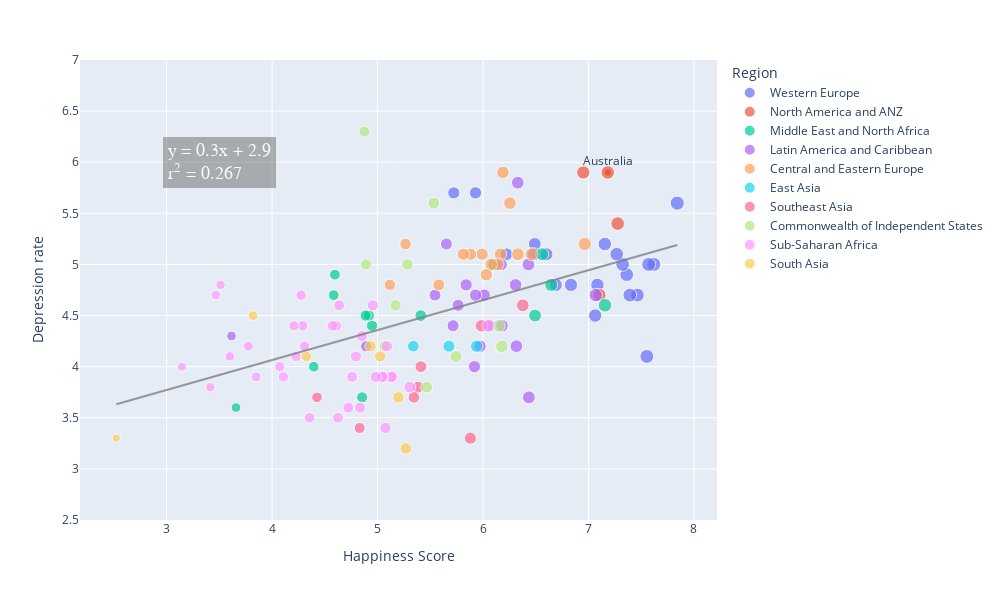

Notebook source saved alongside this figure:
### Markdown cell above
### Mental Health and Happiness
What is the influence of a country's happinesss on their rates of depression and anxiety?

### Code cell
# Country's Happiness and Mental Health

fig = px.scatter(mental_health_data, x="Happiness Score", y="Depression rate",  
                 hover_name="Country", color="Region", range_y=(2.5,7),
                 size="Happiness Score", size_max=10,
                 width=1000, height=600)
fig

# LINEAR REGRESSION
# Set the x and y params for linear regression calculation
y = mental_health_data["Depression rate"]
x = sm.add_constant(mental_health_data["Happiness Score"])

# Create the linear regression model and get values for regression line
model = sm.OLS(y, x, missing='drop')
results = model.fit()
reg_line = [(x*results.params[1])+results.params[0] for x in mental_health_data["Happiness Score"]]

# Create text for regression paramaters
alpha = round(results.params[0],1)
beta = round(results.params[1],1)
r_squared = round(results.rsquared, 3)
line1 = 'y = ' + str(beta) + 'x' + ' + ' + str(alpha)
line2 = 'r<sup>2</sup> = ' + str(r_squared)
summary = line1 + '<br>' + line2 

# add linear regression line for whole sample
fig.add_traces(go.Scatter(x=mental_health_data["Happiness Score"], y=reg_line,
                          mode = 'lines',
                          marker_color='gray',
                          name='Regression line',
                          opacity=0.8,
                          showlegend=False)
               )
# Add to the equation and r squared 
fig.add_annotation(x=3.5, y=6, xref="x", yref="y", text=summary,
                   font=dict(family="Courier New, monospace", size=18, color="#ffffff"),
                   showarrow=False, align="left",
                   borderwidth=2, borderpad=4, bgcolor="rgba(100,100,100, 0.6)",
                   opacity=0.8)

# Highlight Australia on the plot
data = mental_health_data[mental_health_data['Country'] == 'Australia']
fig.add_trace(go.Scatter(
    x=[data.iloc[0,2]],
    y=[data.iloc[0,3]],
    mode="markers+text",
    name="Australia",
    text=["Australia"],
    textposition="top center",
    showlegend=False
))

### Figure 1 — Plotly figure (JSON) as saved in the notebook; plotly's stock layout.template omitted (floating-point values rounded to 4 significant figures; data arrays with more than 128 entries replaced by an {"elided": "..."} marker saying what was removed)
{"data": [{"hovertemplate": "<b>%{hovertext}</b><br><br>Region=Western Europe<br>Happiness Score=%{marker.size}<br>Depression rate=%{y}<extra></extra>", "hovertext": ["Finland", "Denmark", "Switzerland", "Iceland", "Netherlands", "Norway", "Sweden", "Luxembourg", "Austria", "Germany", "Ireland", "United Kingdom", "Belgium", "France", "Malta", "Spain", "Italy", "Cyprus", "Portugal", "Greece", "North Cyprus"], "legendgroup": "Western Europe", "marker": {"color": "#636efa", "size": [7.842, 7.62, 7.571, 7.554, 7.464, 7.392, 7.363, 7.324, 7.268, 7.155, 7.085, 7.064, 6.834, 6.69, 6.602, 6.491, 6.483, 6.223, 5.929, 5.723, 5.536], "sizemode": "area", "sizeref": 0.07842, "symbol": "circle"}, "mode": "markers", "name": "Western Europe", "orientation": "v", "showlegend": true, "type": "scatter", "x": [7.842, 7.62, 7.571, 7.554, 7.464, 7.392, 7.363, 7.324, 7.268, 7.155, 7.085, 7.064, 6.834, 6.69, 6.602, 6.491, 6.483, 6.223, 5.929, 5.723, 5.536], "xaxis": "x", "y": [5.6, 5, 5, 4.1, 4.7, 4.7, 4.9, 5, 5.1, 5.2, 4.8, 4.5, 4.8, 4.8, 5.1, 5.2, 5.1, 5.1, 5.7, 5.7, null], "yaxis": "y"}, {"hovertemplate": "<b>%{hovertext}</b><br><br>Region=North America and ANZ<br>Happiness Score=%{marker.size}<br>Depression rate=%{y}<extra></extra>", "hovertext": ["New Zealand", "Australia", "Canada", "United States"], "legendgroup": "North America and ANZ", "marker": {"color": "#EF553B", "size": [7.277, 7.183, 7.103, 6.951], "sizemode": "area", "sizeref": 0.07842, "symbol": "circle"}, "mode": "markers", "name": "North America and ANZ", "orientation": "v", "showlegend": true, "type": "scatter", "x": [7.277, 7.183, 7.103, 6.951], "xaxis": "x", "y": [5.4, 5.9, 4.7, 5.9], "yaxis": "y"}, {"hovertemplate": "<b>%{hovertext}</b><br><br>Region=Middle East and North Africa<br>Happiness Score=%{marker.size}<br>Depression rate=%{y}<extra></extra>", "hovertext": ["Israel", "Bahrain", "United Arab Emirates", "Saudi Arabia", "Kuwait", "Libya", "Turkey", "Morocco", "Algeria", "Iraq", "Iran", "Tunisia", "Lebanon", "Palestinian Territories", "Jordan", "Egypt", "Yemen"], "legendgroup": "Middle East and North Africa", "marker": {"color": "#00cc96", "size": [7.157, 6.647, 6.561, 6.494, 6.106, 5.41, 4.948, 4.918, 4.887, 4.854, 4.721, 4.596, 4.584, 4.517, 4.395, 4.283, 3.658], "sizemode": "area", "sizeref": 0.07842, "symbol": "circle"}, "mode": "markers", "name": "Middle East and North Africa", "orientation": "v", "showlegend": true, "type": "scatter", "x": [7.157, 6.647, 6.561, 6.494, 6.106, 5.41, 4.948, 4.918, 4.887, 4.854, 4.721, 4.596, 4.584, 4.517, 4.395, 4.283, 3.658], "xaxis": "x", "y": [4.6, 4.8, 5.1, 4.5, 5, 4.5, 4.4, 4.5, 4.5, 3.7, null, 4.9, 4.7, null, 4, null, 3.6], "yaxis": "y"}, {"hovertemplate": "<b>%{hovertext}</b><br><br>Region=Latin America and Caribbean<br>Happiness Score=%{marker.size}<br>Depression rate=%{y}<extra></extra>", "hovertext": ["Costa Rica", "Guatemala", "Uruguay", "Brazil", "Mexico", "Jamaica", "Panama", "Chile", "El Salvador", "Colombia", "Nicaragua", "Argentina", "Honduras", "Peru", "Ecuador", "Bolivia", "Paraguay", "Dominican Republic", "Venezuela", "Haiti"], "legendgroup": "Latin America and Caribbean", "marker": {"color": "#ab63fa", "size": [7.069, 6.435, 6.431, 6.33, 6.317, 6.309, 6.18, 6.172, 6.061, 6.012, 5.972, 5.929, 5.919, 5.84, 5.764, 5.716, 5.653, 5.545, 4.892, 3.615], "sizemode": "area", "sizeref": 0.07842, "symbol": "circle"}, "mode": "markers", "name": "Latin America and Caribbean", "orientation": "v", "showlegend": true, "type": "scatter", "x": [7.069, 6.435, 6.431, 6.33, 6.317, 6.309, 6.18, 6.172, 6.061, 6.012, 5.972, 5.929, 5.919, 5.84, 5.764, 5.716, 5.653, 5.545, 4.892, 3.615], "xaxis": "x", "y": [4.7, 3.7, 5, 5.8, 4.2, 4.8, 4.4, 5, 4.4, 4.7, 4.2, 4.7, 4, 4.8, 4.6, 4.4, 5.2, 4.7, 4.2, 4.3], "yaxis": "y"}, {"hovertemplate": "<b>%{hovertext}</b><br><br>Region=Central and Eastern Europe<br>Happiness Score=%{marker.size}<br>Depression rate=%{y}<extra></extra>", "hovertext": ["Czech Republic", "Slovenia", "Kosovo", "Slovakia", "Lithuania", "Estonia", "Poland", "Romania", "Serbia", "Latvia", "Hungary", "Croatia", "Bosnia and Herzegovina", "Montenegro", "Bulgaria", "Albania", "North Macedonia"], "legendgroup": "Central and Eastern Europe", "marker": {"color": "#FFA15A", "size": [6.965, 6.461, 6.372, 6.331, 6.255, 6.189, 6.166, 6.14, 6.078, 6.032, 5.992, 5.882, 5.813, 5.581, 5.266, 5.117, 5.101], "sizemode": "area", "sizeref": 0.07842, "symbol": "circle"}, "mode": "markers", "name": "Central and Eastern Europe", "orientation": "v", "showlegend": true, "type": "scatter", "x": [6.965, 6.461, 6.372, 6.331, 6.255, 6.189, 6.166, 6.14, 6.078, 6.032, 5.992, 5.882, 5.813, 5.581, 5.266, 5.117, 5.101], "xaxis": "x", "y": [5.2, 5.1, null, 5.1, 5.6, 5.9, 5.1, 5, 5, 4.9, 5.1, 5.1, 5.1, 4.8, 5.2, 4.8, null], "yaxis": "y"}, {"hovertemplate": "<b>%{hovertext}</b><br><br>Region=East Asia<br>Happiness Score=%{marker.size}<br>Depression rate=%{y}<extra></extra>", "hovertext": ["Taiwan Province of China", "Japan", "South Korea", "Mongolia", "Hong Kong S.A.R. of China", "China"], "legendgroup": "East Asia", "marker": {"color": "#19d3f3", "size": [6.584, 5.94, 5.845, 5.677, 5.477, 5.339], "sizemode": "area", "sizeref": 0.07842, "symbol": "circle"}, "mode": "markers", "name": "East Asia", "orientation": "v", "showlegend": true, "type": "scatter", "x": [6.584, 5.94, 5.845, 5.677, 5.477, 5.339], "xaxis": "x", "y": [null, 4.2, null, 4.2, null, 4.2], "yaxis": "y"}, {"hovertemplate": "<b>%{hovertext}</b><br><br>Region=Southeast Asia<br>Happiness Score=%{marker.size}<br>Depression rate=%{y}<extra></extra>", "hovertext": ["Singapore", "Thailand", "Philippines", "Vietnam", "Malaysia", "Indonesia", "Laos", "Cambodia", "Myanmar"], "legendgroup": "Southeast Asia", "marker": {"color": "#FF6692", "size": [6.377, 5.985, 5.88, 5.411, 5.384, 5.345, 5.03, 4.83, 4.426], "sizemode": "area", "sizeref": 0.07842, "symbol": "circle"}, "mode": "markers", "name": "Southeast Asia", "orientation": "v", "showlegend": true, "type": "scatter", "x": [6.377, 5.985, 5.88, 5.411, 5.384, 5.345, 5.03, 4.83, 4.426], "xaxis": "x", "y": [4.6, 4.4, 3.3, 4, 3.8, 3.7, null, 3.4, 3.7], "yaxis": "y"}, {"hovertemplate": "<b>%{hovertext}</b><br><br>Region=Commonwealth of Independent States<br>Happiness Score=%{marker.size}<br>Depression rate=%{y}<extra></extra>", "hovertext": ["Uzbekistan", "Kazakhstan", "Moldova", "Kyrgyzstan", "Belarus", "Russia", "Tajikistan", "Armenia", "Azerbaijan", "Turkmenistan", "Georgia", "Ukraine"], "legendgroup": "Commonwealth of Independent States", "marker": {"color": "#B6E880", "size": [6.179, 6.152, 5.766, 5.744, 5.534, 5.477, 5.466, 5.283, 5.171, 5.066, 4.891, 4.875], "sizemode": "area", "sizeref": 0.07842, "symbol": "circle"}, "mode": "markers", "name": "Commonwealth of Independent States", "orientation": "v", "showlegend": true, "type": "scatter", "x": [6.179, 6.152, 5.766, 5.744, 5.534, 5.477, 5.466, 5.283, 5.171, 5.066, 4.891, 4.875], "xaxis": "x", "y": [4.2, 4.4, null, 4.1, 5.6, null, 3.8, 5, 4.6, 4.2, 5, 6.3], "yaxis": "y"}, {"hovertemplate": "<b>%{hovertext}</b><br><br>Region=Sub-Saharan Africa<br>Happiness Score=%{marker.size}<br>Depression rate=%{y}<extra></extra>", "hovertext": ["Mauritius", "Congo (Brazzaville)", "Ivory Coast", "Cameroon", "Senegal", "Ghana", "Niger", "Gambia", "Benin", "Guinea", "South Africa", "Gabon", "Burkina Faso", "Mozambique", "Nigeria", "Mali", "Uganda", "Liberia", "Kenya", "Namibia", "Chad", "Swaziland", "Comoros", "Ethiopia", "Mauritania", "Madagascar", "Togo", "Zambia", "Sierra Leone", "Burundi", "Tanzania", "Malawi", "Lesotho", "Botswana", "Rwanda", "Zimbabwe"], "legendgroup": "Sub-Saharan Africa", "marker": {"color": "#FF97FF", "size": [6.049, 5.342, 5.306, 5.142, 5.132, 5.088, 5.074, 5.051, 5.045, 4.984, 4.956, 4.852, 4.834, 4.794, 4.759, 4.723, 4.636, 4.625, 4.607, 4.574, 4.355, 4.308, 4.289, 4.275, 4.227, 4.208, 4.107, 4.073, 3.849, 3.775, 3.623, 3.6, 3.512, 3.467, 3.415, 3.145], "sizemode": "area", "sizeref": 0.07842, "symbol": "circle"}, "mode": "markers", "name": "Sub-Saharan Africa", "orientation": "v", "showlegend": true, "type": "scatter", "x": [6.049, 5.342, 5.306, 5.142, 5.132, 5.088, 5.074, 5.051, 5.045, 4.984, 4.956, 4.852, 4.834, 4.794, 4.759, 4.723, 4.636, 4.625, 4.607, 4.574, 4.355, 4.308, 4.289, 4.275, 4.227, 4.208, 4.107, 4.073, 3.849, 3.775, 3.623, 3.6, 3.512, 3.467, 3.415, 3.145], "xaxis": "x", "y": [4.4, null, 3.8, 3.9, 3.9, 4.2, 3.4, 3.9, 3.9, 3.9, 4.6, 4.3, 3.6, 4.1, 3.9, 3.6, 4.6, 3.5, 4.4, 4.4, 3.5, 4.2, 4.4, 4.7, 4.1, 4.4, 3.9, 4, 3.9, 4.2, null, 4.1, 4.8, 4.7, 3.8, 4], "yaxis": "y"}, {"hovertemplate": "<b>%{hovertext}</b><br><br>Region=South Asia<br>Happiness Score=%{marker.size}<br>Depression rate=%{y}<extra></extra>", "hovertext": ["Nepal", "Maldives", "Bangladesh", "Pakistan", "Sri Lanka", "India", "Afghanistan"], "legendgroup": "South Asia", "marker": {"color": "#FECB52", "size": [5.269, 5.198, 5.025, 4.934, 4.325, 3.819, 2.523], "sizemode": "area", "sizeref": 0.07842, "symbol": "circle"}, "mode": "markers", "name": "South Asia", "orientation": "v", "showlegend": true, "type": "scatter", "x": [5.269, 5.198, 5.025, 4.934, 4.325, 3.819, 2.523], "xaxis": "x", "y": [3.2, 3.7, 4.1, 4.2, 4.1, 4.5, 3.3], "yaxis": "y"}, {"marker": {"color": "gray"}, "mode": "lines", "name": "Regression line", "opacity": 0.8, "showlegend": false, "type": "scatter", "x": {"elided": "149 float values"}, "y": {"elided": "149 float values"}}, {"mode": "markers+text", "name": "Australia", "showlegend": false, "text": ["Australia"], "textposition": "top center", "type": "scatter", "x": [7.183], "y": [5.9]}], "layout": {"annotations": [{"align": "left", "bgcolor": "rgba(100,100,100, 0.6)", "borderpad": 4, "borderwidth": 2, "font": {"color": "#ffffff", "family": "Courier New, monospace", "size": 18}, "opacity": 0.8, "showarrow": false, "text": "y = 0.3x + 2.9<br>r<sup>2</sup> = 0.267", "x": 3.5, "xref": "x", "y": 6, "yref": "y"}], "height": 600, "legend": {"itemsizing": "constant", "title": {"text": "Region"}, "tracegroupgap": 0}, "margin": {"t": 60}, "width": 1000, "xaxis": {"anchor": "y", "domain": [0, 1], "title": {"text": "Happiness Score"}}, "yaxis": {"anchor": "x", "domain": [0, 1], "range": [2.5, 7], "title": {"text": "Depression rate"}}}}
